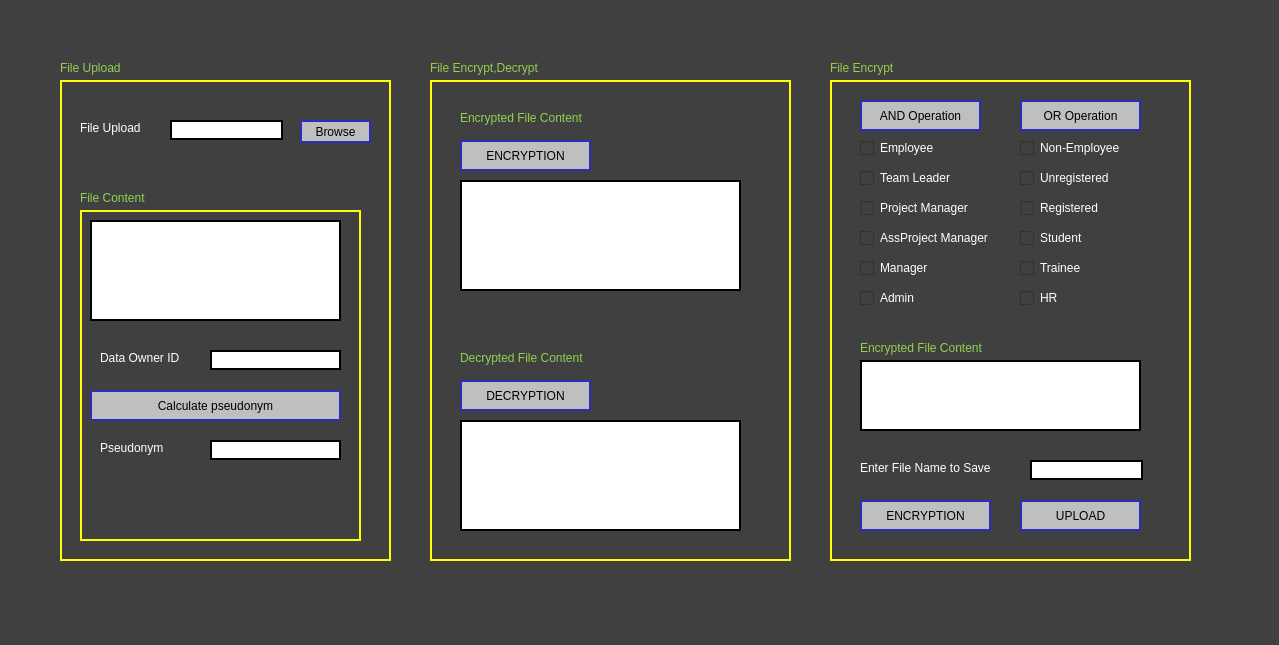
<?xml version="1.0" encoding="UTF-8"?>
<ui version="4.0">
 <class>Dialog</class>
 <widget class="QDialog" name="Dialog">
  <property name="geometry">
   <rect>
    <x>0</x>
    <y>0</y>
    <width>1279</width>
    <height>645</height>
   </rect>
  </property>
  <property name="windowTitle">
   <string>Dialog</string>
  </property>
  <property name="styleSheet">
   <string notr="true">background-color: rgb(64, 64, 64);</string>
  </property>
  <widget class="QFrame" name="frame">
   <property name="geometry">
    <rect>
     <x>60</x>
     <y>80</y>
     <width>331</width>
     <height>481</height>
    </rect>
   </property>
   <property name="layoutDirection">
    <enum>Qt::LeftToRight</enum>
   </property>
   <property name="autoFillBackground">
    <bool>false</bool>
   </property>
   <property name="styleSheet">
    <string notr="true">border: 1.7px solid Yellow;
</string>
   </property>
   <property name="inputMethodHints">
    <set>Qt::ImhNone</set>
   </property>
   <property name="frameShape">
    <enum>QFrame::StyledPanel</enum>
   </property>
   <property name="frameShadow">
    <enum>QFrame::Plain</enum>
   </property>
   <property name="lineWidth">
    <number>1</number>
   </property>
   <property name="midLineWidth">
    <number>0</number>
   </property>
   <widget class="QLabel" name="l_fup">
    <property name="geometry">
     <rect>
      <x>20</x>
      <y>40</y>
      <width>81</width>
      <height>16</height>
     </rect>
    </property>
    <property name="styleSheet">
     <string notr="true">font: 75 11pt &quot;나눔명조 ExtraBold&quot;;
color: rgb(255, 255, 255);
border: none;</string>
    </property>
    <property name="text">
     <string>File Upload</string>
    </property>
   </widget>
   <widget class="QLineEdit" name="txt_up">
    <property name="geometry">
     <rect>
      <x>110</x>
      <y>40</y>
      <width>113</width>
      <height>20</height>
     </rect>
    </property>
    <property name="styleSheet">
     <string notr="true">font: 75 11pt &quot;나눔명조 ExtraBold&quot;;
background-color: rgb(255, 255, 255);
border: 1.7px solid black;</string>
    </property>
   </widget>
   <widget class="QPushButton" name="btn_browse">
    <property name="geometry">
     <rect>
      <x>240</x>
      <y>40</y>
      <width>71</width>
      <height>23</height>
     </rect>
    </property>
    <property name="styleSheet">
     <string notr="true">font: 75 13pt &quot;나눔명조 ExtraBold&quot;;
border-color: rgb(45, 45, 185);
background-color: rgb(191, 191, 191);</string>
    </property>
    <property name="text">
     <string>Browse</string>
    </property>
   </widget>
   <widget class="QFrame" name="frame_2">
    <property name="geometry">
     <rect>
      <x>20</x>
      <y>130</y>
      <width>281</width>
      <height>331</height>
     </rect>
    </property>
    <property name="styleSheet">
     <string notr="true">font: 75 9pt &quot;나눔명조 ExtraBold&quot;;

</string>
    </property>
    <property name="frameShape">
     <enum>QFrame::StyledPanel</enum>
    </property>
    <property name="frameShadow">
     <enum>QFrame::Plain</enum>
    </property>
    <widget class="QLabel" name="l_doid">
     <property name="geometry">
      <rect>
       <x>20</x>
       <y>140</y>
       <width>101</width>
       <height>16</height>
      </rect>
     </property>
     <property name="styleSheet">
      <string notr="true">font: 75 10.5pt &quot;나눔명조 ExtraBold&quot;;
color: rgb(255, 255, 255);
border:none;</string>
     </property>
     <property name="text">
      <string>Data Owner ID</string>
     </property>
    </widget>
    <widget class="QTextBrowser" name="txt_viewer">
     <property name="geometry">
      <rect>
       <x>10</x>
       <y>10</y>
       <width>251</width>
       <height>101</height>
      </rect>
     </property>
     <property name="styleSheet">
      <string notr="true">font: 75 11pt &quot;나눔명조 ExtraBold&quot;;
background-color: rgb(255, 255, 255);
border: 1.7px solid black;</string>
     </property>
    </widget>
    <widget class="QLineEdit" name="txt_doid">
     <property name="geometry">
      <rect>
       <x>130</x>
       <y>140</y>
       <width>131</width>
       <height>20</height>
      </rect>
     </property>
     <property name="styleSheet">
      <string notr="true">font: 75 11pt &quot;나눔명조 ExtraBold&quot;;
background-color: rgb(255, 255, 255);
border: 1.7px solid black;</string>
     </property>
    </widget>
    <widget class="QPushButton" name="btn_cal_pse">
     <property name="geometry">
      <rect>
       <x>10</x>
       <y>180</y>
       <width>251</width>
       <height>31</height>
      </rect>
     </property>
     <property name="styleSheet">
      <string notr="true">font: 75 13pt &quot;나눔명조 ExtraBold&quot;;
border: 1.7px solid rgb(45, 45, 185);
color: rgb(0, 0, 0);
background-color: rgb(191, 191, 191);</string>
     </property>
     <property name="text">
      <string>Calculate pseudonym</string>
     </property>
    </widget>
    <widget class="QLabel" name="label_5">
     <property name="geometry">
      <rect>
       <x>20</x>
       <y>230</y>
       <width>81</width>
       <height>16</height>
      </rect>
     </property>
     <property name="styleSheet">
      <string notr="true">font: 75 10.5pt &quot;나눔명조 ExtraBold&quot;;
color: rgb(255, 255, 255);
border:none;</string>
     </property>
     <property name="text">
      <string>Pseudonym</string>
     </property>
    </widget>
    <widget class="QLineEdit" name="txt_pse">
     <property name="geometry">
      <rect>
       <x>130</x>
       <y>230</y>
       <width>131</width>
       <height>20</height>
      </rect>
     </property>
     <property name="styleSheet">
      <string notr="true">font: 75 11pt &quot;나눔명조 ExtraBold&quot;;
background-color: rgb(255, 255, 255);
border: 1.7px solid black;</string>
     </property>
    </widget>
   </widget>
   <widget class="QLabel" name="l_fc">
    <property name="geometry">
     <rect>
      <x>20</x>
      <y>110</y>
      <width>111</width>
      <height>16</height>
     </rect>
    </property>
    <property name="styleSheet">
     <string notr="true">font: 75 13pt &quot;나눔명조 ExtraBold&quot;;
color: rgb(146, 208, 80);
border: none;
</string>
    </property>
    <property name="text">
     <string>File Content</string>
    </property>
   </widget>
  </widget>
  <widget class="QLabel" name="l_title1">
   <property name="geometry">
    <rect>
     <x>60</x>
     <y>60</y>
     <width>101</width>
     <height>16</height>
    </rect>
   </property>
   <property name="styleSheet">
    <string notr="true">font: 75 13pt &quot;나눔명조 ExtraBold&quot;;
color: rgb(146, 208, 80);</string>
   </property>
   <property name="text">
    <string>File Upload</string>
   </property>
  </widget>
  <widget class="QFrame" name="frame_3">
   <property name="geometry">
    <rect>
     <x>830</x>
     <y>80</y>
     <width>361</width>
     <height>481</height>
    </rect>
   </property>
   <property name="styleSheet">
    <string notr="true">border: 1.7px solid Yellow;</string>
   </property>
   <property name="frameShape">
    <enum>QFrame::StyledPanel</enum>
   </property>
   <property name="frameShadow">
    <enum>QFrame::Plain</enum>
   </property>
   <widget class="QPushButton" name="btn_and">
    <property name="geometry">
     <rect>
      <x>30</x>
      <y>20</y>
      <width>121</width>
      <height>31</height>
     </rect>
    </property>
    <property name="styleSheet">
     <string notr="true">font: 75 11pt &quot;나눔명조 ExtraBold&quot;;

border: 1.7px solid rgb(45, 45, 185);
background-color: rgb(191, 191, 191);</string>
    </property>
    <property name="text">
     <string>AND Operation</string>
    </property>
   </widget>
   <widget class="QPushButton" name="btn_or">
    <property name="geometry">
     <rect>
      <x>190</x>
      <y>20</y>
      <width>121</width>
      <height>31</height>
     </rect>
    </property>
    <property name="styleSheet">
     <string notr="true">font: 75 11pt &quot;나눔명조 ExtraBold&quot;;

border: 1.7px solid rgb(45, 45, 185);
background-color: rgb(191, 191, 191);</string>
    </property>
    <property name="text">
     <string>OR Operation</string>
    </property>
   </widget>
   <widget class="QCheckBox" name="checkBox_1">
    <property name="geometry">
     <rect>
      <x>30</x>
      <y>60</y>
      <width>91</width>
      <height>16</height>
     </rect>
    </property>
    <property name="styleSheet">
     <string notr="true">font: 75 11pt &quot;나눔명조 ExtraBold&quot;;
color: rgb(255, 255, 255);
border:none;</string>
    </property>
    <property name="text">
     <string>Employee</string>
    </property>
   </widget>
   <widget class="QCheckBox" name="checkBox_2">
    <property name="geometry">
     <rect>
      <x>30</x>
      <y>90</y>
      <width>111</width>
      <height>16</height>
     </rect>
    </property>
    <property name="styleSheet">
     <string notr="true">font: 75 11pt &quot;나눔명조 ExtraBold&quot;;
color: rgb(255, 255, 255);
border:none;</string>
    </property>
    <property name="text">
     <string>Team Leader</string>
    </property>
   </widget>
   <widget class="QCheckBox" name="checkBox_3">
    <property name="geometry">
     <rect>
      <x>30</x>
      <y>120</y>
      <width>141</width>
      <height>16</height>
     </rect>
    </property>
    <property name="styleSheet">
     <string notr="true">font: 75 11pt &quot;나눔명조 ExtraBold&quot;;
color: rgb(255, 255, 255);
border:none;</string>
    </property>
    <property name="text">
     <string>Project Manager</string>
    </property>
   </widget>
   <widget class="QCheckBox" name="checkBox_4">
    <property name="geometry">
     <rect>
      <x>30</x>
      <y>150</y>
      <width>171</width>
      <height>16</height>
     </rect>
    </property>
    <property name="styleSheet">
     <string notr="true">font: 75 11pt &quot;나눔명조 ExtraBold&quot;;
color: rgb(255, 255, 255);
border:none;</string>
    </property>
    <property name="text">
     <string>AssProject Manager</string>
    </property>
   </widget>
   <widget class="QCheckBox" name="checkBox_5">
    <property name="geometry">
     <rect>
      <x>30</x>
      <y>180</y>
      <width>141</width>
      <height>16</height>
     </rect>
    </property>
    <property name="styleSheet">
     <string notr="true">font: 75 11pt &quot;나눔명조 ExtraBold&quot;;
color: rgb(255, 255, 255);
border:none;</string>
    </property>
    <property name="text">
     <string>Manager</string>
    </property>
   </widget>
   <widget class="QCheckBox" name="checkBox_6">
    <property name="geometry">
     <rect>
      <x>30</x>
      <y>210</y>
      <width>141</width>
      <height>16</height>
     </rect>
    </property>
    <property name="styleSheet">
     <string notr="true">font: 75 11pt &quot;나눔명조 ExtraBold&quot;;
color: rgb(255, 255, 255);
border:none;</string>
    </property>
    <property name="text">
     <string>Admin</string>
    </property>
   </widget>
   <widget class="QCheckBox" name="checkBox_7">
    <property name="geometry">
     <rect>
      <x>190</x>
      <y>60</y>
      <width>141</width>
      <height>16</height>
     </rect>
    </property>
    <property name="styleSheet">
     <string notr="true">font: 75 11pt &quot;나눔명조 ExtraBold&quot;;
color: rgb(255, 255, 255);
border:none;</string>
    </property>
    <property name="text">
     <string>Non-Employee</string>
    </property>
   </widget>
   <widget class="QCheckBox" name="checkBox_8">
    <property name="geometry">
     <rect>
      <x>190</x>
      <y>90</y>
      <width>141</width>
      <height>16</height>
     </rect>
    </property>
    <property name="styleSheet">
     <string notr="true">font: 75 11pt &quot;나눔명조 ExtraBold&quot;;
color: rgb(255, 255, 255);
border:none;</string>
    </property>
    <property name="text">
     <string>Unregistered</string>
    </property>
   </widget>
   <widget class="QCheckBox" name="checkBox_9">
    <property name="geometry">
     <rect>
      <x>190</x>
      <y>120</y>
      <width>141</width>
      <height>16</height>
     </rect>
    </property>
    <property name="styleSheet">
     <string notr="true">font: 75 11pt &quot;나눔명조 ExtraBold&quot;;
color: rgb(255, 255, 255);
border:none;</string>
    </property>
    <property name="text">
     <string>Registered</string>
    </property>
   </widget>
   <widget class="QCheckBox" name="checkBox_10">
    <property name="geometry">
     <rect>
      <x>190</x>
      <y>150</y>
      <width>141</width>
      <height>16</height>
     </rect>
    </property>
    <property name="styleSheet">
     <string notr="true">font: 75 11pt &quot;나눔명조 ExtraBold&quot;;
color: rgb(255, 255, 255);
border:none;</string>
    </property>
    <property name="text">
     <string>Student</string>
    </property>
   </widget>
   <widget class="QCheckBox" name="checkBox_11">
    <property name="geometry">
     <rect>
      <x>190</x>
      <y>180</y>
      <width>141</width>
      <height>16</height>
     </rect>
    </property>
    <property name="styleSheet">
     <string notr="true">font: 75 11pt &quot;나눔명조 ExtraBold&quot;;
color: rgb(255, 255, 255);
border:none;</string>
    </property>
    <property name="text">
     <string>Trainee</string>
    </property>
   </widget>
   <widget class="QCheckBox" name="checkBox_12">
    <property name="geometry">
     <rect>
      <x>190</x>
      <y>210</y>
      <width>141</width>
      <height>16</height>
     </rect>
    </property>
    <property name="styleSheet">
     <string notr="true">font: 75 11pt &quot;나눔명조 ExtraBold&quot;;
color: rgb(255, 255, 255);
border:none;</string>
    </property>
    <property name="text">
     <string>HR</string>
    </property>
   </widget>
   <widget class="QPushButton" name="btn_encry">
    <property name="geometry">
     <rect>
      <x>30</x>
      <y>420</y>
      <width>131</width>
      <height>31</height>
     </rect>
    </property>
    <property name="styleSheet">
     <string notr="true">font: 75 11pt &quot;나눔명조 ExtraBold&quot;;

border: 1.7px solid rgb(45, 45, 185);
background-color: rgb(191, 191, 191);</string>
    </property>
    <property name="text">
     <string>ENCRYPTION</string>
    </property>
   </widget>
   <widget class="QPushButton" name="btn_up">
    <property name="geometry">
     <rect>
      <x>190</x>
      <y>420</y>
      <width>121</width>
      <height>31</height>
     </rect>
    </property>
    <property name="styleSheet">
     <string notr="true">font: 75 11pt &quot;나눔명조 ExtraBold&quot;;

border: 1.7px solid rgb(45, 45, 185);
background-color: rgb(191, 191, 191);</string>
    </property>
    <property name="text">
     <string>UPLOAD</string>
    </property>
   </widget>
   <widget class="QLabel" name="l_efc">
    <property name="geometry">
     <rect>
      <x>30</x>
      <y>260</y>
      <width>181</width>
      <height>16</height>
     </rect>
    </property>
    <property name="styleSheet">
     <string notr="true">font: 75 13pt &quot;나눔명조 ExtraBold&quot;;
color: rgb(146, 208, 80);
border:none;</string>
    </property>
    <property name="text">
     <string>Encrypted File Content</string>
    </property>
   </widget>
   <widget class="QTextBrowser" name="txt_efc">
    <property name="geometry">
     <rect>
      <x>30</x>
      <y>280</y>
      <width>281</width>
      <height>71</height>
     </rect>
    </property>
    <property name="styleSheet">
     <string notr="true">font: 75 11pt &quot;나눔명조 ExtraBold&quot;;
background-color: rgb(255, 255, 255);
border: 1.7px solid black;</string>
    </property>
   </widget>
   <widget class="QLabel" name="l_efnts">
    <property name="geometry">
     <rect>
      <x>30</x>
      <y>380</y>
      <width>171</width>
      <height>16</height>
     </rect>
    </property>
    <property name="styleSheet">
     <string notr="true">font: 75 10.5pt &quot;나눔명조 ExtraBold&quot;;
color: rgb(255, 255, 255);
border:none;</string>
    </property>
    <property name="text">
     <string>Enter File Name to Save</string>
    </property>
   </widget>
   <widget class="QLineEdit" name="txt_save">
    <property name="geometry">
     <rect>
      <x>200</x>
      <y>380</y>
      <width>113</width>
      <height>20</height>
     </rect>
    </property>
    <property name="styleSheet">
     <string notr="true">font: 75 11pt &quot;나눔명조 ExtraBold&quot;;
background-color: rgb(255, 255, 255);
border: 1.7px solid black;</string>
    </property>
   </widget>
  </widget>
  <widget class="QLabel" name="l_title2">
   <property name="geometry">
    <rect>
     <x>830</x>
     <y>60</y>
     <width>91</width>
     <height>16</height>
    </rect>
   </property>
   <property name="styleSheet">
    <string notr="true">font: 75 13pt &quot;나눔명조 ExtraBold&quot;;
color: rgb(146, 208, 80);</string>
   </property>
   <property name="text">
    <string>File Encrypt</string>
   </property>
  </widget>
  <widget class="QFrame" name="frame_4">
   <property name="geometry">
    <rect>
     <x>430</x>
     <y>80</y>
     <width>361</width>
     <height>481</height>
    </rect>
   </property>
   <property name="styleSheet">
    <string notr="true">border: 1.7px solid Yellow;</string>
   </property>
   <property name="frameShape">
    <enum>QFrame::StyledPanel</enum>
   </property>
   <property name="frameShadow">
    <enum>QFrame::Plain</enum>
   </property>
   <widget class="QPushButton" name="btn_encry_1">
    <property name="geometry">
     <rect>
      <x>30</x>
      <y>60</y>
      <width>131</width>
      <height>31</height>
     </rect>
    </property>
    <property name="styleSheet">
     <string notr="true">font: 75 11pt &quot;나눔명조 ExtraBold&quot;;

border: 1.7px solid rgb(45, 45, 185);
background-color: rgb(191, 191, 191);</string>
    </property>
    <property name="text">
     <string>ENCRYPTION</string>
    </property>
   </widget>
   <widget class="QLabel" name="l_efc_1">
    <property name="geometry">
     <rect>
      <x>30</x>
      <y>30</y>
      <width>181</width>
      <height>16</height>
     </rect>
    </property>
    <property name="styleSheet">
     <string notr="true">font: 75 13pt &quot;나눔명조 ExtraBold&quot;;
color: rgb(146, 208, 80);
border:none;</string>
    </property>
    <property name="text">
     <string>Encrypted File Content</string>
    </property>
   </widget>
   <widget class="QTextBrowser" name="txt_efc_1">
    <property name="geometry">
     <rect>
      <x>30</x>
      <y>100</y>
      <width>281</width>
      <height>111</height>
     </rect>
    </property>
    <property name="styleSheet">
     <string notr="true">font: 75 11pt &quot;나눔명조 ExtraBold&quot;;
background-color: rgb(255, 255, 255);
border: 1.7px solid black;</string>
    </property>
   </widget>
   <widget class="QPushButton" name="btn_decry">
    <property name="geometry">
     <rect>
      <x>30</x>
      <y>300</y>
      <width>131</width>
      <height>31</height>
     </rect>
    </property>
    <property name="styleSheet">
     <string notr="true">font: 75 11pt &quot;나눔명조 ExtraBold&quot;;

border: 1.7px solid rgb(45, 45, 185);
background-color: rgb(191, 191, 191);</string>
    </property>
    <property name="text">
     <string>DECRYPTION</string>
    </property>
   </widget>
   <widget class="QTextBrowser" name="txt_dfc_1">
    <property name="geometry">
     <rect>
      <x>30</x>
      <y>340</y>
      <width>281</width>
      <height>111</height>
     </rect>
    </property>
    <property name="styleSheet">
     <string notr="true">font: 75 11pt &quot;나눔명조 ExtraBold&quot;;
background-color: rgb(255, 255, 255);
border: 1.7px solid black;</string>
    </property>
   </widget>
   <widget class="QLabel" name="l_dfc_1">
    <property name="geometry">
     <rect>
      <x>30</x>
      <y>270</y>
      <width>181</width>
      <height>16</height>
     </rect>
    </property>
    <property name="styleSheet">
     <string notr="true">font: 75 13pt &quot;나눔명조 ExtraBold&quot;;
color: rgb(146, 208, 80);
border:none;</string>
    </property>
    <property name="text">
     <string>Decrypted File Content</string>
    </property>
   </widget>
  </widget>
  <widget class="QLabel" name="l_title2_1">
   <property name="geometry">
    <rect>
     <x>430</x>
     <y>60</y>
     <width>161</width>
     <height>16</height>
    </rect>
   </property>
   <property name="styleSheet">
    <string notr="true">font: 75 13pt &quot;나눔명조 ExtraBold&quot;;
color: rgb(146, 208, 80);</string>
   </property>
   <property name="text">
    <string>File Encrypt,Decrypt</string>
   </property>
  </widget>
 </widget>
 <resources/>
 <connections/>
</ui>
